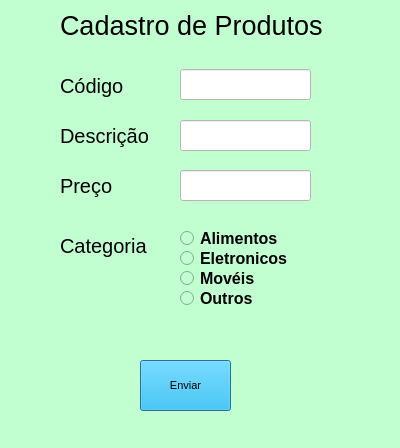
<?xml version="1.0" encoding="UTF-8"?>
<ui version="4.0">
 <class>Dialog</class>
 <widget class="QDialog" name="Dialog">
  <property name="geometry">
   <rect>
    <x>0</x>
    <y>0</y>
    <width>400</width>
    <height>448</height>
   </rect>
  </property>
  <property name="font">
   <font>
    <pointsize>12</pointsize>
    <weight>75</weight>
    <bold>true</bold>
   </font>
  </property>
  <property name="windowTitle">
   <string>Dialog</string>
  </property>
  <property name="styleSheet">
   <string notr="true">
background-color: rgb(193, 255, 209);</string>
  </property>
  <widget class="QLabel" name="label">
   <property name="geometry">
    <rect>
     <x>60</x>
     <y>0</y>
     <width>271</width>
     <height>51</height>
    </rect>
   </property>
   <property name="font">
    <font>
     <pointsize>20</pointsize>
    </font>
   </property>
   <property name="text">
    <string>Cadastro de Produtos</string>
   </property>
  </widget>
  <widget class="QLabel" name="label_2">
   <property name="geometry">
    <rect>
     <x>60</x>
     <y>70</y>
     <width>71</width>
     <height>31</height>
    </rect>
   </property>
   <property name="font">
    <font>
     <pointsize>15</pointsize>
    </font>
   </property>
   <property name="text">
    <string>Código</string>
   </property>
  </widget>
  <widget class="QLabel" name="label_3">
   <property name="geometry">
    <rect>
     <x>60</x>
     <y>120</y>
     <width>91</width>
     <height>31</height>
    </rect>
   </property>
   <property name="font">
    <font>
     <pointsize>15</pointsize>
    </font>
   </property>
   <property name="text">
    <string>Descrição</string>
   </property>
  </widget>
  <widget class="QLabel" name="label_4">
   <property name="geometry">
    <rect>
     <x>60</x>
     <y>170</y>
     <width>61</width>
     <height>31</height>
    </rect>
   </property>
   <property name="font">
    <font>
     <pointsize>15</pointsize>
    </font>
   </property>
   <property name="text">
    <string>Preço</string>
   </property>
  </widget>
  <widget class="QLineEdit" name="lineEdit">
   <property name="geometry">
    <rect>
     <x>180</x>
     <y>69</y>
     <width>131</width>
     <height>31</height>
    </rect>
   </property>
   <property name="styleSheet">
    <string notr="true">background-color: rgb(255, 255, 255);</string>
   </property>
  </widget>
  <widget class="QLineEdit" name="lineEdit_2">
   <property name="geometry">
    <rect>
     <x>180</x>
     <y>120</y>
     <width>131</width>
     <height>31</height>
    </rect>
   </property>
   <property name="styleSheet">
    <string notr="true">background-color: rgb(255, 255, 255);</string>
   </property>
  </widget>
  <widget class="QLineEdit" name="lineEdit_3">
   <property name="geometry">
    <rect>
     <x>180</x>
     <y>170</y>
     <width>131</width>
     <height>31</height>
    </rect>
   </property>
   <property name="styleSheet">
    <string notr="true">background-color: rgb(255, 255, 255);</string>
   </property>
  </widget>
  <widget class="QRadioButton" name="radioButton">
   <property name="geometry">
    <rect>
     <x>180</x>
     <y>230</y>
     <width>111</width>
     <height>16</height>
    </rect>
   </property>
   <property name="text">
    <string>Alimentos</string>
   </property>
  </widget>
  <widget class="QRadioButton" name="radioButton_2">
   <property name="geometry">
    <rect>
     <x>180</x>
     <y>250</y>
     <width>111</width>
     <height>17</height>
    </rect>
   </property>
   <property name="text">
    <string>Eletronicos</string>
   </property>
  </widget>
  <widget class="QRadioButton" name="radioButton_3">
   <property name="geometry">
    <rect>
     <x>180</x>
     <y>270</y>
     <width>82</width>
     <height>17</height>
    </rect>
   </property>
   <property name="text">
    <string>Movéis</string>
   </property>
  </widget>
  <widget class="QLabel" name="label_5">
   <property name="geometry">
    <rect>
     <x>60</x>
     <y>220</y>
     <width>91</width>
     <height>51</height>
    </rect>
   </property>
   <property name="font">
    <font>
     <pointsize>15</pointsize>
    </font>
   </property>
   <property name="text">
    <string>Categoria</string>
   </property>
  </widget>
  <widget class="QRadioButton" name="radioButton_4">
   <property name="geometry">
    <rect>
     <x>180</x>
     <y>290</y>
     <width>82</width>
     <height>17</height>
    </rect>
   </property>
   <property name="text">
    <string>Outros</string>
   </property>
  </widget>
  <widget class="QPushButton" name="pushButton">
   <property name="geometry">
    <rect>
     <x>140</x>
     <y>360</y>
     <width>91</width>
     <height>51</height>
    </rect>
   </property>
   <property name="font">
    <font>
     <family>MS Shell Dlg 2</family>
     <pointsize>8</pointsize>
     <weight>9</weight>
     <italic>false</italic>
     <bold>false</bold>
    </font>
   </property>
   <property name="styleSheet">
    <string notr="true">background-color: rgb(3, 188, 255);
font: 75 8pt &quot;MS Shell Dlg 2&quot;;</string>
   </property>
   <property name="text">
    <string>Enviar</string>
   </property>
  </widget>
 </widget>
 <resources/>
 <connections/>
</ui>
